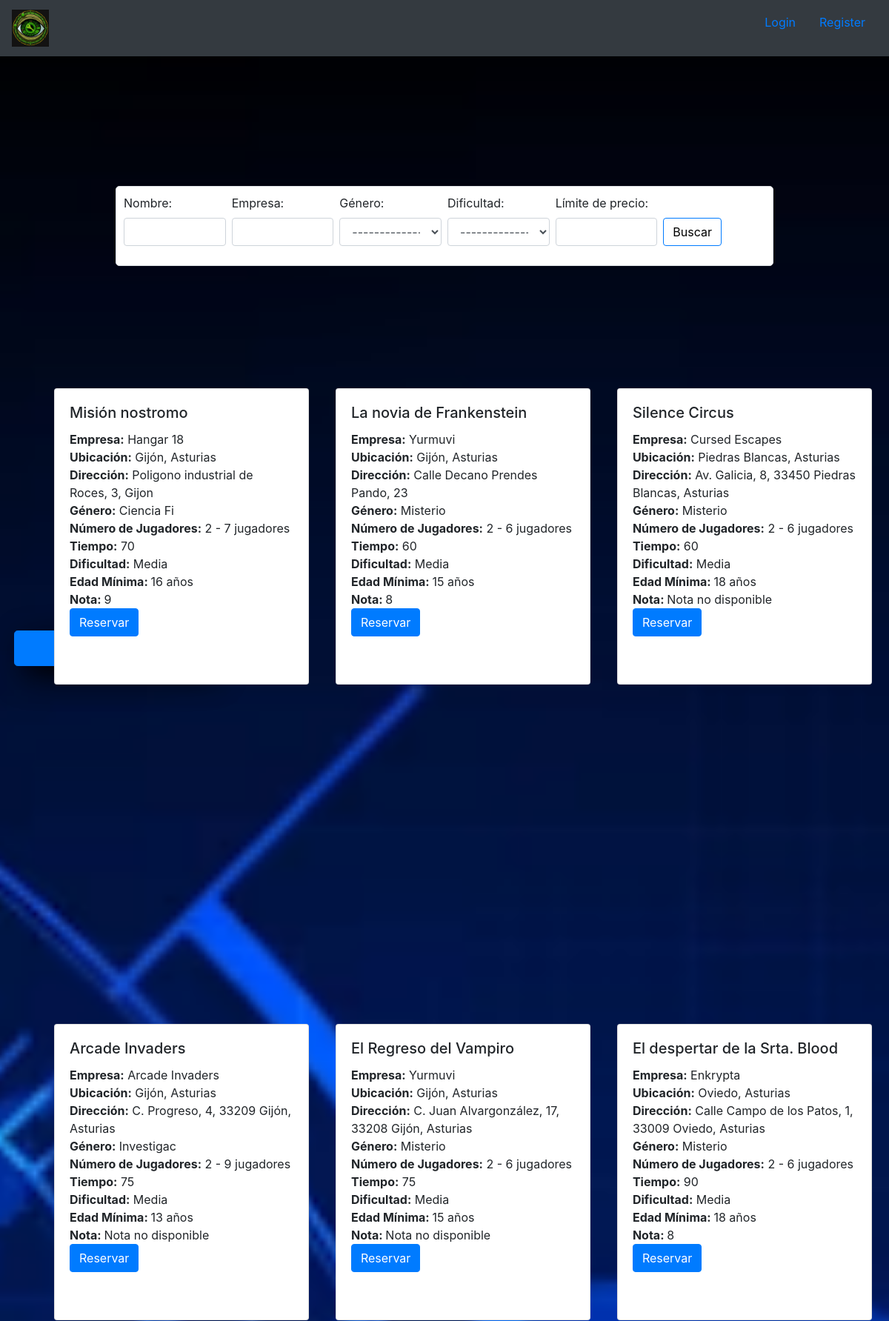
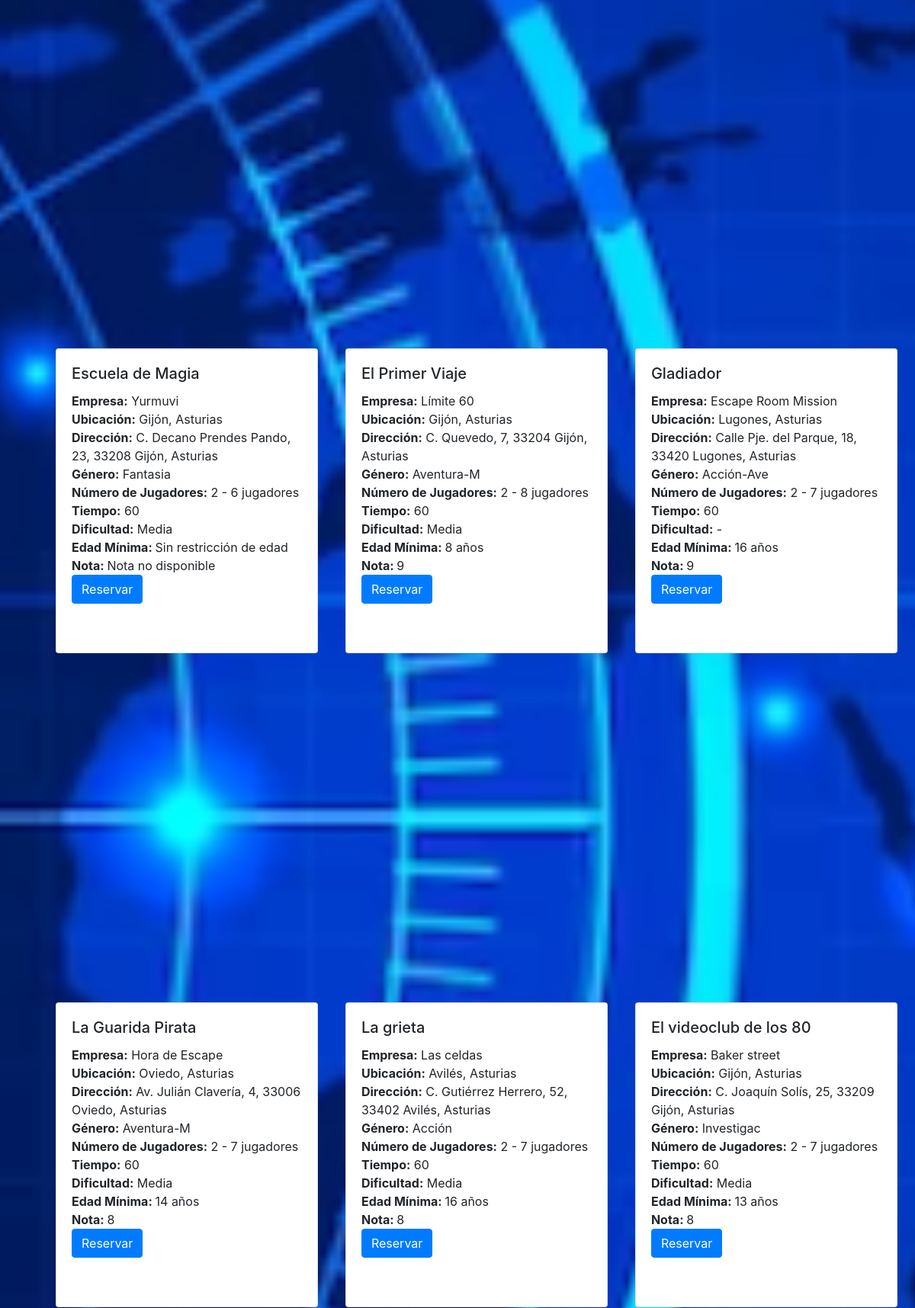
/boostrap/paginaAsturias.php (upper part), run on the app's committed database (2 pictures, top to bottom).
### tables this page shows
CREATE TABLE `escaperooms` (
  `id_escape` int(3) NOT NULL,
  `empresa` varchar(50) NOT NULL,
  `sala` varchar(50) NOT NULL,
  `ubi` varchar(255) NOT NULL,
  `direc` varchar(255) NOT NULL,
  `genero` varchar(10) NOT NULL,
  `num_jugadores` varchar(25) NOT NULL,
  `tiempo` int(11) NOT NULL,
  `dificult` varchar(25) NOT NULL,
  `edadMin` varchar(25) NOT NULL,
  `nota` int(11) NOT NULL,
  `link` varchar(255) NOT NULL,
  `precio` varchar(25) NOT NULL,
  `escaperoomsGanadas` tinyint(1) NOT NULL
);

### boostrap/paginaAsturias.php (the view, shortened to what this page needs)
<!DOCTYPE html>
<html>
<head>
        <link rel="stylesheet" href="https://maxcdn.bootstrapcdn.com/bootstrap/4.0.0/css/bootstrap.min.css">
</head>
<body>
<div class="container">
    <div class="row">
        <div class="col-4 ms-auto">
            <a href="../mapa.php">
                <button type="button" class="btn btn-primary btn-lg  mx-1" style="padding-left:100px; padding-right: 100px; box-shadow: 15px 13px 40px black;  top: 15%; left:15px;  position: fixed;">Mapa</button>
            </a>
        </div>
    </div>
    <div class="border">
    <form method="post" action="buscador.php" class="d-flex">
        <div class="form-group flex-grow-1 mr-2">
            <label for="sala">Nombre:</label>
            <input type="text" name="sala" id="sala" class="form-control">
        </div>
        <div class="form-group flex-grow-1 mr-2">
            <label for="empresa">Empresa:</label>
            <input type="text" name="empresa" id="empresa" class="form-control">
        </div>
        <div class="form-group flex-grow-1 mr-2">
            <label for="genero">Género:</label>
            <select class="form-control" id="genero" name="genero">
                <option value="">------------------</option>
            </select>
        </div>
        <div class="form-group flex-grow-1 mr-2">
            <label for="dificult">Dificultad:</label>
            <select class="form-control" id="dificult" name="dificult">
                <option value="">------------------</option>
            </select>
        </div>
        <div class="form-group flex-grow-1 mr-2">
            <label for="precio">Límite de precio:</label>
            <input type="number" name="precio" id="precio" class="form-control">
        </div>
        <div class="form-group">
            <button type="submit" class="btn btn-primary" style="margin-top:32px; background-color:white; color:black;">Buscar</button>
        </div>
    </form>
</div>
    <div class="row">
        <?php
        $servername = "localhost";
        $username = "root";
        $password = "";
        $dbname = "escapesrooms";
        $conn = new mysqli($servername, $username, $password, $dbname);
        $ubi = isset($_POST['ubi']) ? $_POST['ubi'] : 'Asturias';
        $sql = "SELECT * FROM escaperooms";
        if (!empty($ubi)) {
            $sql .= " WHERE ubi LIKE '%{$ubi}%'";
        }
        $result = $conn->query($sql);
        while ($row = $result->fetch_assoc()) {
            echo '<div class="col-4">';
            echo '<div class="escape-room">';
            echo '<div class="card my-card">';
            echo '<div class="card-body">';
            echo '<h5 class="card-title">' . $row['sala'] . '</h5>';
            echo '<p class="card-text"><strong>Empresa:</strong> ' . $row['empresa'] . '</p>';
            echo '<p class="card-text"><strong>Ubicación:</strong> ' . $row['ubi'] . '</p>';
            echo '<p class="card-text"><strong>Dirección:</strong> ' . $row['direc'] . '</p>';
            echo '<p class="card-text"><strong>Género:</strong> ' . $row['genero'] . '</p>';
            echo '<p class="card-text"><strong>Número de Jugadores:</strong> ' . $row['num_jugadores'] . '</p>';
            echo '<p class="card-text"><strong>Tiempo:</strong> ' . $row['tiempo'] . '</p>';
            echo '<p class="card-text"><strong>Dificultad:</strong> ' . $row['dificult'] . '</p>';
            if ($row['edadMin'] == '*' || $row['edadMin'] == '-') {
                echo '<p class="card-text"><strong>Edad Mínima: </strong> Sin restricción de edad';
            } else {
                echo '<p class="card-text"><strong>Edad Mínima: </strong> ' . $row['edadMin'] . '</p>';
            }
            if ($row['nota'] == '0') {
                echo '<p class="card-text"><strong>Nota: </strong> Nota no disponible' . '<br>';
            } else {
                echo '<p class="card-text"><strong>Nota: </strong> ' . $row['nota'] . '</p>';
            }
            if ($row['link'] == '*' || $row['link'] == '-') {
                echo '<a href="' . '404.php' . '" class="btn btn-primary">Reservar</a>';
            } else {
                echo '<a href="' . $row['link'] . '" class="btn btn-primary">Reservar</a>';
            }
            echo '</div>';
            echo '</div>';
            echo '</div>';
            echo '</div>';
        }
        ?>
    </div>
</div>
</body>
</html>

### boostrap/paginaAsturias.php (style rules this page uses)
body { background-image: url(../img/radar.PNG); background-repeat: no-repeat; background-position: center; background-size: cover; background-attachment: fixed; }
.escape-room p { margin: 0px 0; font-size: 16px; }
.col-4 { flex-basis: 33.33%; max-width: 33.33%; }
.col-4 .escape-room { width: 400px; height: 0; padding-bottom: 180%; top: 50%; }
.my-card { margin-right: 1.75rem; margin-left: 1.75rem; }
body > .container > .row > .col-4 { margin-bottom: 20%; }
.border { background-color: white; display: flex; justify-content: center; align-items: center; margin-bottom: 10%; transform: translate(-50%, -50%); padding: 10px; border-radius: 5px; box-shadow: 0px 0px 5px rgba(0, 0, 0, 0.2); margin-left: 50%; width: 80%; }
.border form { margin: 0; width: 100%; }
.form-group { flex: 1; }
.card { height: 400px; }

### data on the page
escaperooms: sala "Misión nostromo", empresa "Hangar 18", ubi "Gijón, Asturias", direc "Poligono industrial de Roces, 3, Gijon", genero "Ciencia Fi", num_jugadores "2 - 7 jugadores", tiempo "70", dificult "Media", edadMin "16 años", nota "9"
escaperooms: sala "La novia de Frankenstein", empresa "Yurmuvi", ubi "Gijón, Asturias", direc "Calle Decano Prendes Pando, 23", genero "Misterio", num_jugadores "2 - 6 jugadores", tiempo "60", dificult "Media", edadMin "15 años", nota "8"
escaperooms: sala "Silence Circus", empresa "Cursed Escapes", ubi "Piedras Blancas, Asturias", direc "Av. Galicia, 8, 33450 Piedras Blancas, Asturias", genero "Misterio", num_jugadores "2 - 6 jugadores", tiempo "60", dificult "Media", edadMin "18 años", shows "Nota:", nota "Nota no disponible"
escaperooms: sala "Arcade Invaders", empresa "Arcade Invaders", ubi "Gijón, Asturias", direc "C. Progreso, 4, 33209 Gijón, Asturias", genero "Investigac", num_jugadores "2 - 9 jugadores", tiempo "75", dificult "Media", edadMin "13 años", shows "Nota:", nota "Nota no disponible"
escaperooms: sala "El Regreso del Vampiro", empresa "Yurmuvi", ubi "Gijón, Asturias", direc "C. Juan Alvargonzález, 17, 33208 Gijón, Asturias", genero "Misterio", num_jugadores "2 - 6 jugadores", tiempo "75", dificult "Media", edadMin "15 años", shows "Nota:", nota "Nota no disponible"
escaperooms: sala "El despertar de la Srta. Blood", empresa "Enkrypta", ubi "Oviedo, Asturias", direc "Calle Campo de los Patos, 1, 33009 Oviedo, Asturias", genero "Misterio", num_jugadores "2 - 6 jugadores", tiempo "90", dificult "Media", edadMin "18 años", nota "8"
escaperooms: sala "Escuela de Magia", empresa "Yurmuvi", ubi "Gijón, Asturias", direc "C. Decano Prendes Pando, 23, 33208 Gijón, Asturias", genero "Fantasia", num_jugadores "2 - 6 jugadores", tiempo "60", dificult "Media", shows "Edad Mínima:", edadMin "Sin restricción de edad", shows "Nota:", nota "Nota no disponible"
escaperooms: sala "El Primer Viaje", empresa "Límite 60", ubi "Gijón, Asturias", direc "C. Quevedo, 7, 33204 Gijón, Asturias", genero "Aventura-M", num_jugadores "2 - 8 jugadores", tiempo "60", dificult "Media", edadMin "8 años", nota "9"
escaperooms: sala "Gladiador", empresa "Escape Room Mission", ubi "Lugones, Asturias", direc "Calle Pje. del Parque, 18, 33420 Lugones, Asturias", genero "Acción-Ave", num_jugadores "2 - 7 jugadores", tiempo "60", dificult "-", edadMin "16 años", nota "9"
escaperooms: sala "La Guarida Pirata", empresa "Hora de Escape", ubi "Oviedo, Asturias", direc "Av. Julián Clavería, 4, 33006 Oviedo, Asturias", genero "Aventura-M", num_jugadores "2 - 7 jugadores", tiempo "60", dificult "Media", edadMin "14 años", nota "8"
escaperooms: sala "La grieta", empresa "Las celdas", ubi "Avilés, Asturias", direc "C. Gutiérrez Herrero, 52, 33402 Avilés, Asturias", genero "Acción", num_jugadores "2 - 7 jugadores", tiempo "60", dificult "Media", edadMin "16 años", nota "8"
escaperooms: sala "El videoclub de los 80", empresa "Baker street", ubi "Gijón, Asturias", direc "C. Joaquín Solís, 25, 33209 Gijón, Asturias", genero "Investigac", num_jugadores "2 - 7 jugadores", tiempo "60", dificult "Media", edadMin "13 años", nota "8"
